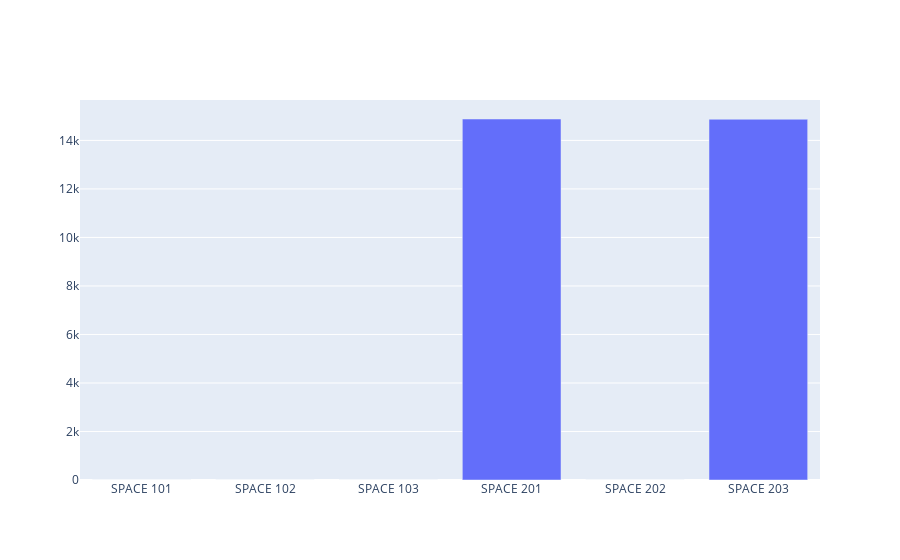

Notebook cell for this chart:
### Code cell
fig = go.Figure([go.Bar(x=zones, y=solar_by_zone)])
fig.show()

### Figure 1 — Plotly figure (JSON) as saved in the notebook; plotly's stock layout.template omitted (floating-point values rounded to 4 significant figures)
{"data": [{"type": "bar", "x": ["SPACE 101", "SPACE 102", "SPACE 103", "SPACE 201", "SPACE 202", "SPACE 203"], "y": [0, 0, 0, 14880.0, 0, 14870.0]}], "layout": {}}
